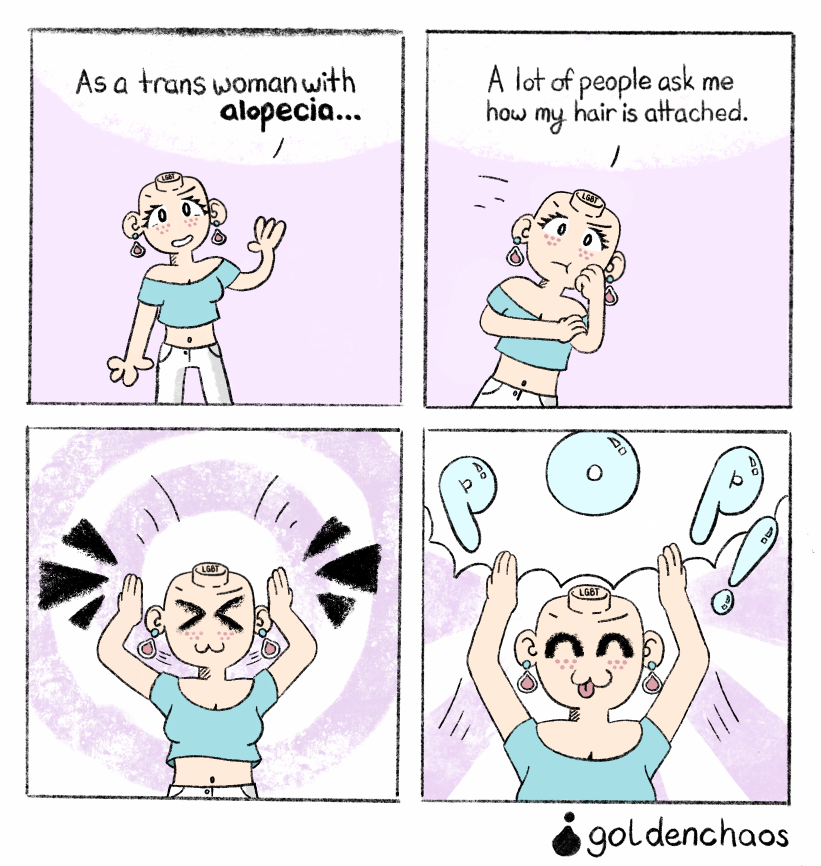
#> input picture images/comics/bald/1_alopecia-bald.png, 1642 x 1731 px (shown at 1/2 size)
$ python generate_bald_thumbnails.py
#> lines starting #> are read from the running program, lines starting #| are printed output that depends on the picture
from PIL import Image
import os

# Directory paths
bald_dir = "images/comics/bald"
output_dir = "images/comics/bald/thumb"

# Create output directory if it doesn't exist
os.makedirs(output_dir, exist_ok=True)

# Thumbnail max dimensions (fit within 500x500, maintain aspect ratio)
thumb_max = 500

# Bald comic images to process
bald_comics = [
    "1_alopecia-bald.png",
    "6_gay-bald.png"
]

for comic in bald_comics:
    input_path = os.path.join(bald_dir, comic)

    if not os.path.exists(input_path):
        print(f"File not found: {input_path}")
        continue

    # Open the original image
    img = Image.open(input_path)
#> img is the input picture: PIL image 1642x1731 RGBA; mean R, G, B, A 231.5, 226.4, 231.9, 255

    # Calculate dimensions to fit within 500x500 while maintaining aspect ratio
    img_width, img_height = img.size
#> img_width = 1642; img_height = 1731
    aspect_ratio = img_width / img_height
#> aspect_ratio = 0.949

    if aspect_ratio > 1:  # Wider than tall
        thumb_width = thumb_max
        thumb_height = int(thumb_max / aspect_ratio)
    else:  # Taller than wide
        thumb_height = thumb_max
        thumb_width = int(thumb_max * aspect_ratio)
#> thumb_width = 474

    # Resize the image
    thumb_img = img.resize((thumb_width, thumb_height), Image.Resampling.LANCZOS)
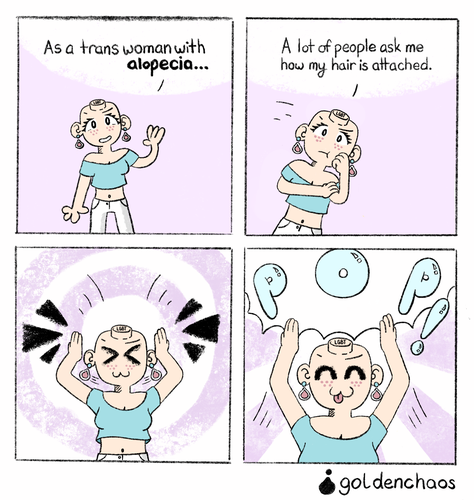
#> thumb_img: PIL image 474x500 RGBA; mean R, G, B, A 230.9, 226.1, 231.5, 255

    # Generate output filename
    base_name = os.path.splitext(comic)[0]
    output_filename = f"{base_name}-thumb.png"
    output_path = os.path.join(output_dir, output_filename)

    # Save the thumbnail
    thumb_img.save(output_path, "PNG", optimize=True)
    print(f"Created: {output_path} ({thumb_width}x{thumb_height}px, fits within 500x500)")
#| Created: images/comics/bald/thumb/1_alopecia-bald-thumb.png (474x500px, fits within 500x500)
#> pass 2 of the loop `for comic in bald_comics:`:
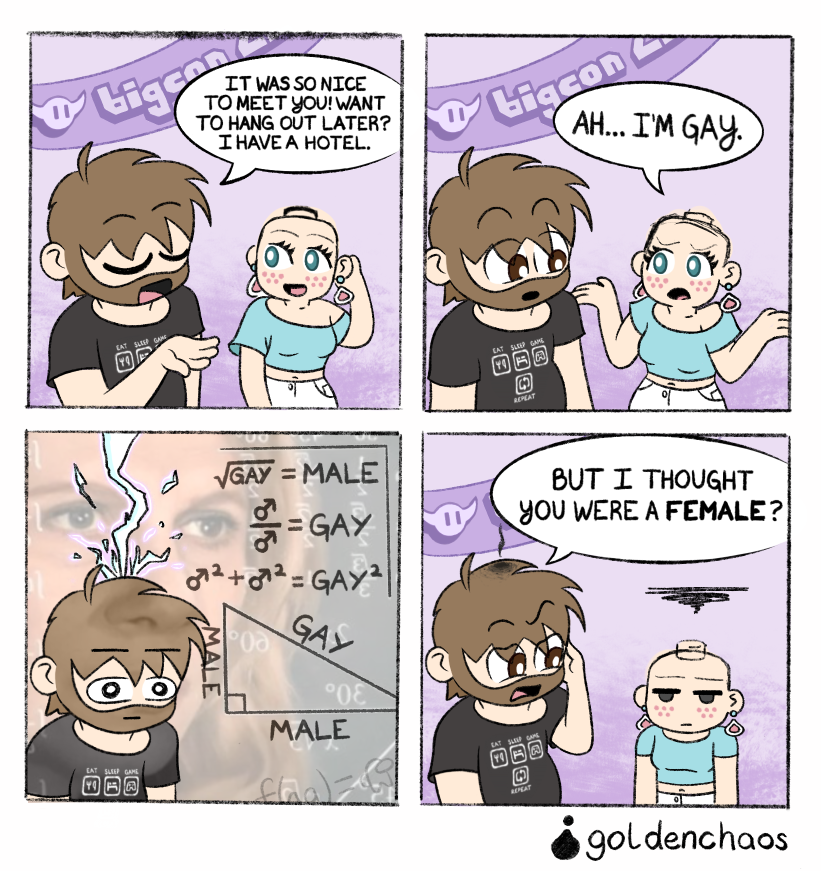
#> input picture images/comics/bald/6_gay-bald.png, 1642 x 1742 px (shown at 1/2 size)
#> img is the input picture: PIL image 1642x1742 RGBA; mean R, G, B, A 200.9, 191.8, 194.8, 255
#> `thumb_img = img.resize((thumb_width, thumb_height), Image.Resampling.L..`:
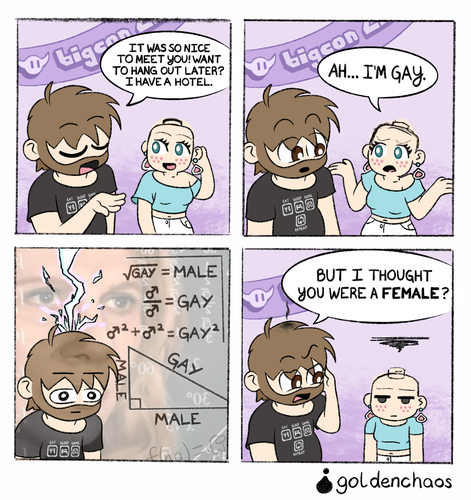
#> thumb_img: PIL image 471x500 RGBA; mean R, G, B, A 200.5, 191.6, 194.6, 255
#| Created: images/comics/bald/thumb/6_gay-bald-thumb.png (471x500px, fits within 500x500)

print("Done! All bald thumbnails have been generated.")
